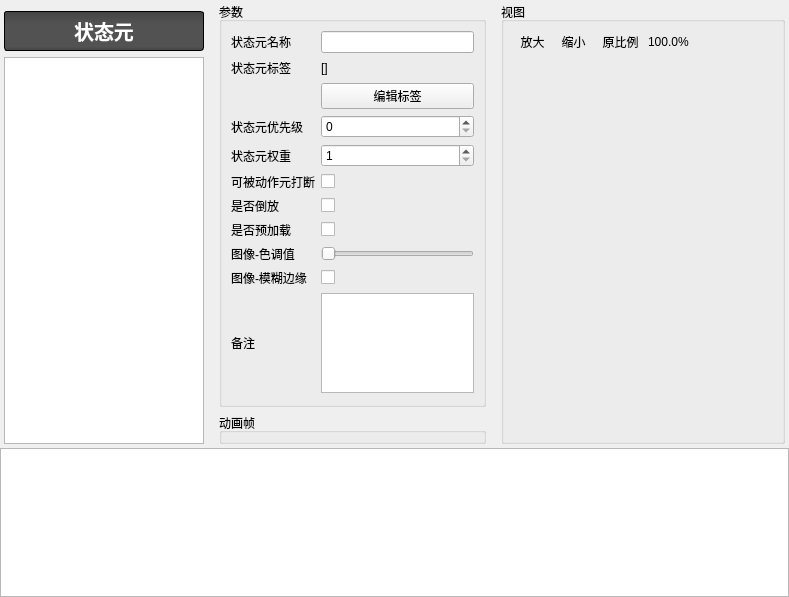
<?xml version="1.0" encoding="UTF-8"?>
<ui version="4.0">
 <class>P_COAS_StatePart</class>
 <widget class="QWidget" name="P_COAS_StatePart">
  <property name="geometry">
   <rect>
    <x>0</x>
    <y>0</y>
    <width>789</width>
    <height>597</height>
   </rect>
  </property>
  <property name="windowTitle">
   <string>Form</string>
  </property>
  <layout class="QVBoxLayout" name="verticalLayout_6" stretch="0">
   <property name="leftMargin">
    <number>0</number>
   </property>
   <property name="topMargin">
    <number>0</number>
   </property>
   <property name="rightMargin">
    <number>0</number>
   </property>
   <property name="bottomMargin">
    <number>0</number>
   </property>
   <item>
    <widget class="QWidget" name="widget" native="true">
     <layout class="QVBoxLayout" name="verticalLayout" stretch="3,1">
      <property name="spacing">
       <number>2</number>
      </property>
      <property name="leftMargin">
       <number>0</number>
      </property>
      <property name="topMargin">
       <number>0</number>
      </property>
      <property name="rightMargin">
       <number>0</number>
      </property>
      <property name="bottomMargin">
       <number>0</number>
      </property>
      <item>
       <widget class="QWidget" name="widget_2" native="true">
        <layout class="QHBoxLayout" name="horizontalLayout_2" stretch="0,1,1">
         <property name="leftMargin">
          <number>4</number>
         </property>
         <property name="topMargin">
          <number>2</number>
         </property>
         <property name="rightMargin">
          <number>4</number>
         </property>
         <property name="bottomMargin">
          <number>2</number>
         </property>
         <item>
          <widget class="QWidget" name="widget_4" native="true">
           <property name="minimumSize">
            <size>
             <width>200</width>
             <height>0</height>
            </size>
           </property>
           <property name="maximumSize">
            <size>
             <width>200</width>
             <height>16777215</height>
            </size>
           </property>
           <layout class="QVBoxLayout" name="verticalLayout_4">
            <property name="leftMargin">
             <number>0</number>
            </property>
            <property name="rightMargin">
             <number>0</number>
            </property>
            <property name="bottomMargin">
             <number>0</number>
            </property>
            <item>
             <widget class="QLabel" name="label">
              <property name="styleSheet">
               <string notr="true">
font-family:&quot;微软雅黑&quot;;
font-size:20px;
font-weight:bold;
padding:4px;
color:#ffffff;
border-radius:3px;
border:1px solid #000000;
background-color: qlineargradient(spread:pad, x1:0, y1:0, x2:0, y2:1, stop:0 #444444, stop:0.3 #525252, stop:0.9 #525252, stop:1 #444444 )</string>
              </property>
              <property name="text">
               <string>状态元</string>
              </property>
              <property name="alignment">
               <set>Qt::AlignCenter</set>
              </property>
             </widget>
            </item>
            <item>
             <widget class="QTableWidget" name="tableWidget">
              <property name="styleSheet">
               <string notr="true">
QTableView::item:selected {
	background-color: qlineargradient(spread:pad, x1:0, y1:0, x2:0, y2:1, stop:0 #5C87D9, stop:0.505 #557CC7, stop:1 #5075BC);
}</string>
              </property>
             </widget>
            </item>
           </layout>
          </widget>
         </item>
         <item>
          <widget class="QWidget" name="widget_3" native="true">
           <layout class="QVBoxLayout" name="verticalLayout_2">
            <property name="topMargin">
             <number>0</number>
            </property>
            <property name="bottomMargin">
             <number>0</number>
            </property>
            <item>
             <widget class="QGroupBox" name="groupBox_2">
              <property name="title">
               <string>参数</string>
              </property>
              <layout class="QGridLayout" name="gridLayout" columnstretch="1,3">
               <item row="4" column="0">
                <widget class="QLabel" name="label_7">
                 <property name="text">
                  <string>状态元权重</string>
                 </property>
                </widget>
               </item>
               <item row="4" column="1">
                <widget class="QSpinBox" name="spinBox_proportion">
                 <property name="minimum">
                  <number>1</number>
                 </property>
                 <property name="maximum">
                  <number>999999</number>
                 </property>
                </widget>
               </item>
               <item row="0" column="1">
                <widget class="QLineEdit" name="lineEdit_name"/>
               </item>
               <item row="1" column="0">
                <widget class="QLabel" name="label_6">
                 <property name="text">
                  <string>状态元标签</string>
                 </property>
                </widget>
               </item>
               <item row="1" column="1">
                <widget class="QLabel" name="label_tagTank">
                 <property name="text">
                  <string>[]</string>
                 </property>
                </widget>
               </item>
               <item row="3" column="0">
                <widget class="QLabel" name="label_3">
                 <property name="text">
                  <string>状态元优先级</string>
                 </property>
                </widget>
               </item>
               <item row="2" column="1">
                <widget class="QPushButton" name="pushButton_tagTank">
                 <property name="text">
                  <string>编辑标签</string>
                 </property>
                </widget>
               </item>
               <item row="0" column="0">
                <widget class="QLabel" name="label_2">
                 <property name="text">
                  <string>状态元名称</string>
                 </property>
                </widget>
               </item>
               <item row="6" column="1">
                <widget class="QCheckBox" name="checkBox_gif_back_run">
                 <property name="text">
                  <string/>
                 </property>
                </widget>
               </item>
               <item row="9" column="1">
                <widget class="QCheckBox" name="checkBox_smooth">
                 <property name="text">
                  <string/>
                 </property>
                </widget>
               </item>
               <item row="7" column="0">
                <widget class="QLabel" name="label_5">
                 <property name="text">
                  <string>是否预加载</string>
                 </property>
                </widget>
               </item>
               <item row="7" column="1">
                <widget class="QCheckBox" name="checkBox_gif_preload">
                 <property name="text">
                  <string/>
                 </property>
                </widget>
               </item>
               <item row="8" column="0">
                <widget class="QLabel" name="label_8">
                 <property name="text">
                  <string>图像-色调值</string>
                 </property>
                </widget>
               </item>
               <item row="9" column="0">
                <widget class="QLabel" name="label_9">
                 <property name="text">
                  <string>图像-模糊边缘</string>
                 </property>
                </widget>
               </item>
               <item row="10" column="1">
                <widget class="QPlainTextEdit" name="plainTextEdit_note">
                 <property name="minimumSize">
                  <size>
                   <width>0</width>
                   <height>100</height>
                  </size>
                 </property>
                 <property name="maximumSize">
                  <size>
                   <width>16777215</width>
                   <height>100</height>
                  </size>
                 </property>
                </widget>
               </item>
               <item row="10" column="0">
                <widget class="QLabel" name="label_10">
                 <property name="text">
                  <string>备注</string>
                 </property>
                </widget>
               </item>
               <item row="8" column="1">
                <widget class="QSlider" name="horizontalSlider_tint">
                 <property name="maximum">
                  <number>360</number>
                 </property>
                 <property name="orientation">
                  <enum>Qt::Horizontal</enum>
                 </property>
                </widget>
               </item>
               <item row="3" column="1">
                <widget class="QSpinBox" name="spinBox_priority">
                 <property name="maximum">
                  <number>999999</number>
                 </property>
                </widget>
               </item>
               <item row="6" column="0">
                <widget class="QLabel" name="label_4">
                 <property name="text">
                  <string>是否倒放</string>
                 </property>
                </widget>
               </item>
               <item row="11" column="0">
                <spacer name="verticalSpacer">
                 <property name="orientation">
                  <enum>Qt::Vertical</enum>
                 </property>
                 <property name="sizeHint" stdset="0">
                  <size>
                   <width>20</width>
                   <height>9</height>
                  </size>
                 </property>
                </spacer>
               </item>
               <item row="5" column="0">
                <widget class="QLabel" name="label_11">
                 <property name="text">
                  <string>可被动作元打断</string>
                 </property>
                </widget>
               </item>
               <item row="5" column="1">
                <widget class="QCheckBox" name="checkBox_canBeInterrupted">
                 <property name="text">
                  <string/>
                 </property>
                </widget>
               </item>
              </layout>
             </widget>
            </item>
            <item>
             <widget class="QGroupBox" name="groupBox_animPlayer">
              <property name="title">
               <string>动画帧</string>
              </property>
             </widget>
            </item>
           </layout>
          </widget>
         </item>
         <item>
          <widget class="QGroupBox" name="groupBox_3">
           <property name="title">
            <string>视图</string>
           </property>
           <layout class="QVBoxLayout" name="verticalLayout_5" stretch="0,1">
            <property name="spacing">
             <number>2</number>
            </property>
            <property name="topMargin">
             <number>6</number>
            </property>
            <item>
             <widget class="QWidget" name="widget_5" native="true">
              <property name="styleSheet">
               <string notr="true">
QToolButton{
	padding:2px;
	border: 1px solid transparent;
	background: rgba(255,255,255,0);
}
QToolButton:hover{
	border-radius:1px;
	border:1px solid #f2ca58;
	background-color: qlineargradient(spread:pad, x1:0, y1:0, x2:0, y2:1, stop:0 #fdecad, stop:0.3 #fde48c, stop:0.9 #fce58c, stop:1 #fdfadf )
}
QToolButton:pressed{
	border-radius:1px;
	border:1px solid #f2ca58;
	background-color: #FDF4BF;
}</string>
              </property>
              <layout class="QHBoxLayout" name="horizontalLayout_3">
               <property name="spacing">
                <number>2</number>
               </property>
               <property name="leftMargin">
                <number>0</number>
               </property>
               <property name="topMargin">
                <number>0</number>
               </property>
               <property name="rightMargin">
                <number>0</number>
               </property>
               <property name="bottomMargin">
                <number>0</number>
               </property>
               <item>
                <widget class="QToolButton" name="toolButton_zoom_in">
                 <property name="toolTip">
                  <string>放大</string>
                 </property>
                 <property name="text">
                  <string>放大</string>
                 </property>
                 <property name="icon">
                  <iconset resource="../../../drillgifactionsequenceeditor.qrc">
                   <normaloff>:/DrillGIFActionSequenceEditor/Resources/icons/view/Zoom_In.png</normaloff>:/DrillGIFActionSequenceEditor/Resources/icons/view/Zoom_In.png</iconset>
                 </property>
                 <property name="iconSize">
                  <size>
                   <width>24</width>
                   <height>24</height>
                  </size>
                 </property>
                </widget>
               </item>
               <item>
                <widget class="QToolButton" name="toolButton_zoom_out">
                 <property name="toolTip">
                  <string>缩小</string>
                 </property>
                 <property name="text">
                  <string>缩小</string>
                 </property>
                 <property name="icon">
                  <iconset resource="../../../drillgifactionsequenceeditor.qrc">
                   <normaloff>:/DrillGIFActionSequenceEditor/Resources/icons/view/Zoom_Out.png</normaloff>:/DrillGIFActionSequenceEditor/Resources/icons/view/Zoom_Out.png</iconset>
                 </property>
                 <property name="iconSize">
                  <size>
                   <width>24</width>
                   <height>24</height>
                  </size>
                 </property>
                </widget>
               </item>
               <item>
                <widget class="QToolButton" name="toolButton_zoom_regular">
                 <property name="toolTip">
                  <string>原比例</string>
                 </property>
                 <property name="text">
                  <string>原比例</string>
                 </property>
                 <property name="icon">
                  <iconset resource="../../../drillgifactionsequenceeditor.qrc">
                   <normaloff>:/DrillGIFActionSequenceEditor/Resources/icons/view/Zoom_Regular.png</normaloff>:/DrillGIFActionSequenceEditor/Resources/icons/view/Zoom_Regular.png</iconset>
                 </property>
                 <property name="iconSize">
                  <size>
                   <width>24</width>
                   <height>24</height>
                  </size>
                 </property>
                </widget>
               </item>
               <item>
                <widget class="QLabel" name="label_zoomValue">
                 <property name="text">
                  <string>100.0%</string>
                 </property>
                </widget>
               </item>
               <item>
                <spacer name="horizontalSpacer">
                 <property name="orientation">
                  <enum>Qt::Horizontal</enum>
                 </property>
                 <property name="sizeHint" stdset="0">
                  <size>
                   <width>40</width>
                   <height>20</height>
                  </size>
                 </property>
                </spacer>
               </item>
              </layout>
             </widget>
            </item>
            <item>
             <widget class="QWidget" name="widget_view" native="true"/>
            </item>
           </layout>
          </widget>
         </item>
        </layout>
       </widget>
      </item>
      <item>
       <widget class="QListWidget" name="listWidget">
        <property name="styleSheet">
         <string notr="true">
QListView::item:selected {
	background-color: qlineargradient(spread:pad, x1:0, y1:0, x2:0, y2:1, stop:0 #5C87D9, stop:0.505 #557CC7, stop:1 #5075BC);
}</string>
        </property>
       </widget>
      </item>
     </layout>
    </widget>
   </item>
  </layout>
 </widget>
 <resources>
  <include location="../../../drillgifactionsequenceeditor.qrc"/>
 </resources>
 <connections/>
</ui>
